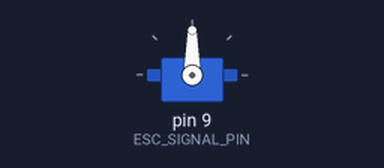
Bench run of a sketch on a simulated Arduino Uno, built with avr-gcc and run on an emulated ATmega328P. On the bench: servo.

Above: at 3.05 s.
At 9.0 s:
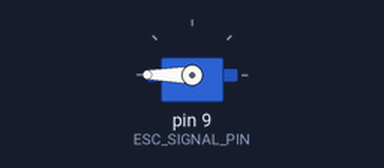
Timing chart, 0 to 17.3 s (numbered marks = the images above):
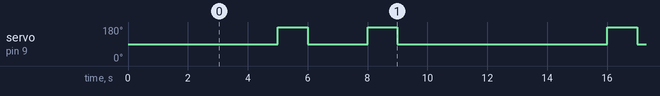

The sketch:

Motor_testing_ino_copy_20261004164407.ino
```cpp
//this is the motor test code

//use the D9(arduino pin) - signal pin of the ESC

//comman ground between the arduino and esc.

//in the code we can have a custom values for the PWM in the line 16, 17, 18.
#include <Servo.h>

Servo esc;

const byte ESC_SIGNAL_PIN = 9;

// The listing says 1500 µs is stop, >1500 forward, <1500 reverse.
// Start with small changes from neutral.
const int NEUTRAL_US = 1500;
const int FORWARD_US = 2000;
const int REVERSE_US = 2000;

void setup() {
  esc.attach(ESC_SIGNAL_PIN, 1000, 2000);

  // Give the ESC a neutral signal while it initializes.
  esc.writeMicroseconds(NEUTRAL_US);
  delay(3000);
}

void loop() {
  esc.writeMicroseconds(NEUTRAL_US);
  delay(2000);

  esc.writeMicroseconds(FORWARD_US);
  delay(1000);

  esc.writeMicroseconds(NEUTRAL_US);
  delay(2000);

  esc.writeMicroseconds(REVERSE_US);
  delay(1000);

  esc.writeMicroseconds(NEUTRAL_US);
  delay(5000);
}
```

Measured:
- by itself, servo on pin 9 (ESC_SIGNAL_PIN): repeats every 11.0 s: 90° 2.0 s, 180° 1.0 s, 90° 7.0 s, 180° 1.0 s
